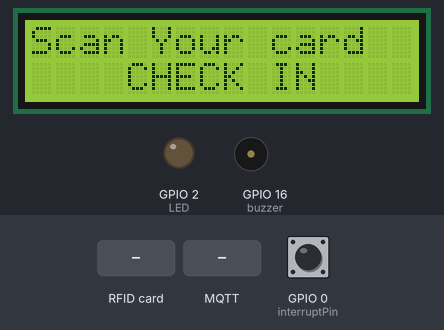
A sketch run on a simulated ESP8266 (NodeMCU). Shown: 16×2 character LCD, output pins drawn as LEDs (lit = HIGH), buzzer (waves = sounding, pin HIGH). The inputs (shaded band) are chosen by the test bench; at power-on: GPIO 0 (interruptPin) HIGH. WiFi joins after 1.5 s; servers stay silent unless stated; no MQTT or app messages arrive unless stated; what the sketch prints to the serial monitor is not drawn.

Above: at 7.8 s.
7.9 s: RFID card 5E 7A 19 C4 held to the reader
At 8.3 s:
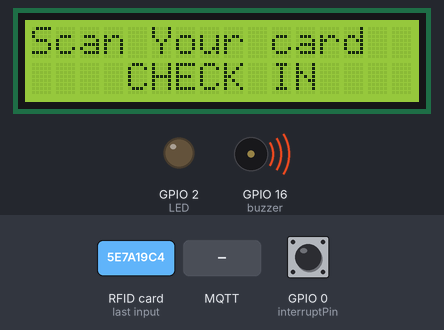
10.9 s: GPIO 0 (interruptPin) pulled LOW for 0.15 s
At 11.5 s:
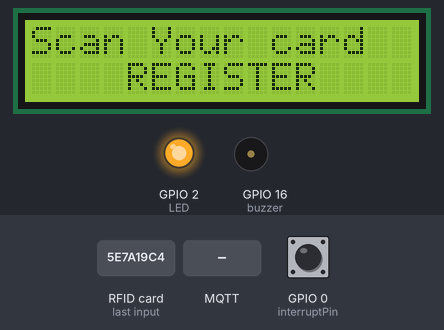
12.5 s: MQTT message "1" arrives on the first subscribed topic
At 13.5 s:
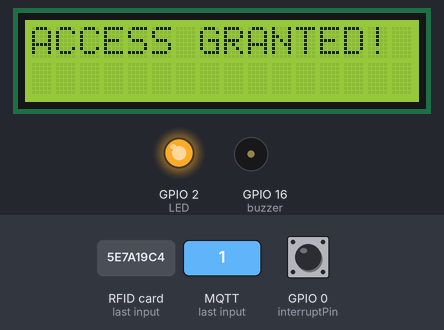
15.5 s: MQTT message "0" arrives on the first subscribed topic
At 16.8 s:
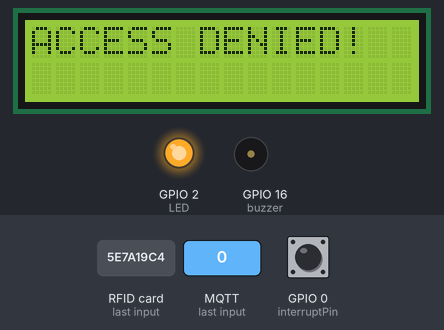
18.5 s: MQTT message "on" arrives on the first subscribed topic
21.5 s: MQTT message "off" arrives on the first subscribed topic
Timing chart, 0 to 24.5 s (numbered marks = the images above; inputs shaded):
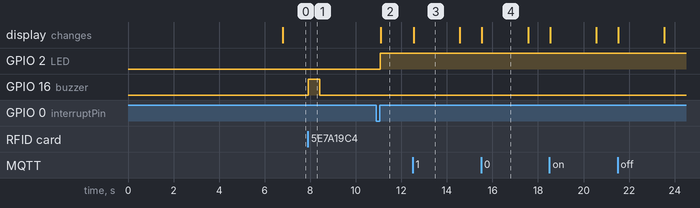

Measured:
- after the input at 7.9 s, GPIO 16 (buzzer): LOW → HIGH at once, → LOW 0.50 s later
- after the input at 10.9 s, GPIO 2 (LED): LOW → HIGH after 0.16 s; the display: changes after 0.19 s (image 2)
- after the input at 12.5 s, the display: changes after 0.05 s (image 3)
- after the input at 15.5 s, the display: changes at once (image 4)
- what the display in image 3 shows lasts 2.1 s, from 12.5 s to 14.6 s

The sketch:

IoT_Based_Smart_and_Secure_Lock.ino
```cpp
#include <ESP8266WiFi.h>
#include <PubSubClient.h>
#include <MFRC522.h>
#include <SPI.h>
#include <EEPROM.h>
#include <ESP8266WebServer.h>
#include <DNSServer.h>
#include <WiFiManager.h>
#include <Wire.h>
#include <LiquidCrystal_I2C.h>

#define pinRST 9
#define pinSS 10
const byte lcdAddr = 0x27;
const byte lcdCols = 16;
const byte lcdRows = 2;
LiquidCrystal_I2C lcd(lcdAddr, lcdCols, lcdRows);
String initial="Scan Your card";
String Line1_fixed;
String Line2_scrolling_base = "Registration Done!";
byte readCard[4];
int successRead;
MFRC522 mfrc522(pinSS, pinRST);
MFRC522::MIFARE_Key key;
const int buzzer=16;
const char* subtopic = "inTopic"; //you can give any intopic and outtopic names as long as you make sure you provide the same names in the backend(or mqtt app)
const char* pubtopic = "outTopic";
const char* subtopic2 = "inTopic2";
const char* pubtopic2 = "outTopic2";
const char* mqtt_user = "velofqbk"; //enter you mqtt username here
const char* mqtt_pass = "uy4FH4uiHP8i"; //enter your mqtt password
int mqtt_port =  10601; //enter the mqtt port number
const char* mqtt_server = "postman.cloudmqtt.com"; //enter your mqtt server name
const int interruptPin = 0;
const int LED=2;
bool flag = LOW;
WiFiClient espClient;
PubSubClient client(espClient);

void setup() {
  Serial.begin(9600);
  pinMode(LED,OUTPUT);
  pinMode(interruptPin, INPUT_PULLUP);
  attachInterrupt(digitalPinToInterrupt(interruptPin), handleInterrupt, RISING);
  pinMode(buzzer,OUTPUT);
  Serial.begin(9600);
  lcd.begin(4,5);
  lcd.init();
  lcd.backlight();
  delay(5000);
  Serial.println("MAC:");
  Serial.println(WiFi.macAddress());
  Serial.print("calling onDemandConfigPortal");
  onDemandConfigPortal();
  client.setServer(mqtt_server, mqtt_port);
  SPI.begin();
  mfrc522.PCD_Init();
  Serial.println("RFID reading process initiated.");
  Serial.println("Please scan your RFID card to the reader.");
}

void onDemandConfigPortal()
{
    WiFiManager wifiManager;
      if (!wifiManager.startConfigPortal("OnDemandAP"))
      {
        Serial.println("failed to connect and hit timeout");
        delay(3000);
        //reset and try again, or maybe put it to deep sleep
        ESP.reset();
        delay(5000);
      }
      Serial.println("connected...yeey :)");
}

void reconnect() {
  while (!client.connected()) {
    Serial.print("Attempting MQTT connection...");
    if (client.connect("ESP8266Client", mqtt_user, mqtt_pass)) {
      Serial.println("connected");
      client.subscribe(subtopic);
      client.subscribe(subtopic2);
    } else {
      Serial.print("failed, rc=");
      Serial.print(client.state());
      Serial.println(" try again in 5 seconds");
      delay(5000);
    }
  }
}

void loop()
{
  if (!client.connected()) {
    reconnect();
  }
  client.loop();
  if(flag==LOW)
     eventMode();
  else
     registerMode();
}

void handleInterrupt() {
    if(flag==LOW)
      flag=HIGH;
     else
      flag=LOW;
}

void eventMode()
{
  digitalWrite(LED, LOW);
  lcd.clear();
  lcd.print(initial);
  lcd.setCursor(4,1);
   lcd.print("CHECK IN");
  getID2();
}

void registerMode()
{
   digitalWrite(LED, HIGH);
   lcd.clear();
   lcd.print(initial);
   lcd.setCursor(4,1);
   lcd.print("REGISTER");
   getID();
}
void getID()
{
  if ( ! mfrc522.PICC_IsNewCardPresent())
  {
    return ;
  }

 if ( ! mfrc522.PICC_ReadCardSerial())
  {
    return ;
  }

  digitalWrite(buzzer,HIGH);
  delay(500);
  digitalWrite(buzzer,LOW);
  for (int i = 0; i < mfrc522.uid.size; i++) {
    readCard[i] = mfrc522.uid.uidByte[i];
    Serial.print(readCard[i], HEX);
  }
   char msg[50];
   msg[0]='\0';
   array_to_string(readCard,4,msg);
   client.publish(pubtopic,msg);
   mfrc522.PICC_HaltA();
   client.setCallback(callback);
}

void getID2()
{
  if ( ! mfrc522.PICC_IsNewCardPresent())
  {
    return ;
  }

 if ( ! mfrc522.PICC_ReadCardSerial())
  {
    return ;
  }

    digitalWrite(buzzer,HIGH);
    delay(500);
    digitalWrite(buzzer,LOW);
  for (int i = 0; i < mfrc522.uid.size; i++) {
    readCard[i] = mfrc522.uid.uidByte[i];
    Serial.print(readCard[i], HEX);
  }
   char msg[50];
   msg[0]='\0';
   array_to_string(readCard,4,msg);
   byte mac[6];
   WiFi.macAddress(mac);
   char msg1[50];
   msg1[0]='\0';
   array_to_string(mac,6,msg1);
   char mid[]=",";
   char finalMsg[50];
   finalMsg[0]='\0';
   strcat(finalMsg,msg);
   strcat(finalMsg,mid);
   strcat(finalMsg,msg1);
   Serial.print("final msg:");
   Serial.println(finalMsg);
   Serial.print("MAC: ");
   Serial.println(WiFi.macAddress());
   client.publish(pubtopic2,finalMsg);
   Serial.print("\n");
   mfrc522.PICC_HaltA();
  client.setCallback(callback2);

}

void printOnLCD()
{
  String Line2_scrolling =  "                ";
  Line2_scrolling += Line2_scrolling_base;
  int Line2_length = Line2_scrolling.length();
  int Line2_ChunkNumber = floor(Line2_length / 16 + 2);
  int Line2_LastChunkLength = Line2_length - ((Line2_ChunkNumber - 2) * 16);
  int Line2_ChunkLength;
  if (Line2_LastChunkLength == 0) {
    Line2_ChunkNumber--;
  }
  String chunk[Line2_ChunkNumber];
  for (int j = 0; j < Line2_ChunkNumber - 1; j++) {
    chunk[j] = Line2_scrolling.substring(j * 16 , j * 16 + 16);
  }
  for (int k = 0; k < Line2_ChunkNumber - 1; k++) {
    lcd.clear();
    lcd.setCursor(1,1);
    lcd.print(Line1_fixed);
    lcd.setCursor(0, 0);
    lcd.print(chunk[k]);
    lcd.print(chunk[k + 1]);
    if (k != Line2_ChunkNumber - 2) {
      Line2_ChunkLength = 16;
    }
    else if (Line2_LastChunkLength != 0) {
      Line2_ChunkLength = Line2_LastChunkLength;
    }
    for (int i = 1; i < Line2_ChunkLength + 1; i++) {
      lcd.scrollDisplayLeft();
      lcd.setCursor(i, 1);
      lcd.print(Line1_fixed);
      delay(500);
    }
  }
}

void array_to_string(byte a[],unsigned int len,char buffer[])
{
  for(unsigned int i=0;i<len;i++)
  {
    byte nib1=(a[i]>>4)&0x0F;
    byte nib2=(a[i]>>0)&0x0F;
    buffer[i*2+0]=nib1 < 0x0A ? '0' + nib1 : 'A'+ nib1 - 0x0A;
    buffer[i*2+1]=nib2 < 0x0A ? '0' + nib2 : 'A'+ nib2 - 0x0A;
  }
  buffer[len*2]='\0';
}

void callback(char* topic, byte* payload, unsigned int length) {
  Line1_fixed = "CODE: ";
  char password[20];
  password[0]='\0';
  Serial.print("Message arrived [");
  Serial.print(subtopic);
  Serial.print("] ");
  for (int i = 0; i < length; i++) {
    Serial.print((char)payload[i]);
    Line1_fixed=Line1_fixed+((char)payload[i]);
  }
  Serial.println();
  Serial.println("fixedline= "+Line1_fixed);
  printOnLCD();
  if(Line1_fixed.length()==6)
  {
    client.setCallback(callback);
  }
  else
  {
    printOnLCD();
  }
}

void callback2(char* topic, byte* payload, unsigned int length) {

  Serial.print("Message arrived [");
  Serial.print(subtopic2);
  Serial.print("] ");
  for (int i = 0; i < length; i++) {
    Serial.print((char)payload[i]);

  }
  Serial.println();
  if((char)payload[0]=='1')
  {

    Serial.println("access granted");
    lcd.clear();
    String result="ACCESS GRANTED!";
    lcd.setCursor(0,0);
    lcd.print(result);
    delay(2000);
  }
  else
  {
    Serial.println("access denied");
    lcd.clear();
    String result="ACCESS DENIED!";
    lcd.setCursor(0,0);
    lcd.print(result);
    delay(2000);
  }
}  
```
